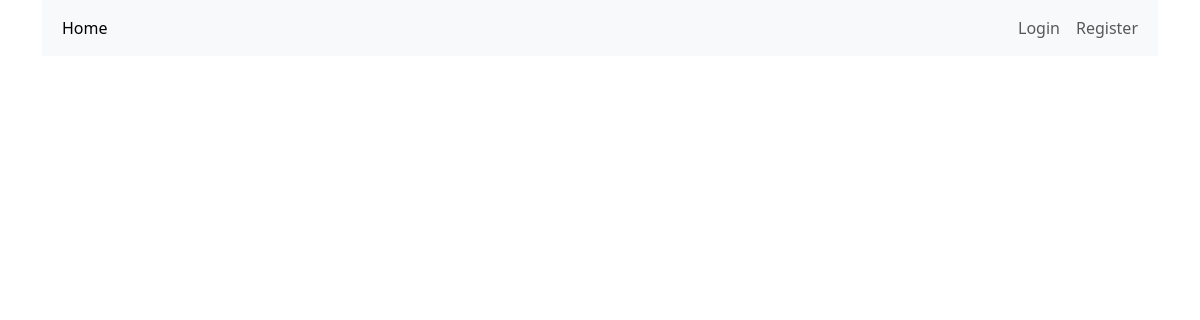
Page /home on the earlier database version.
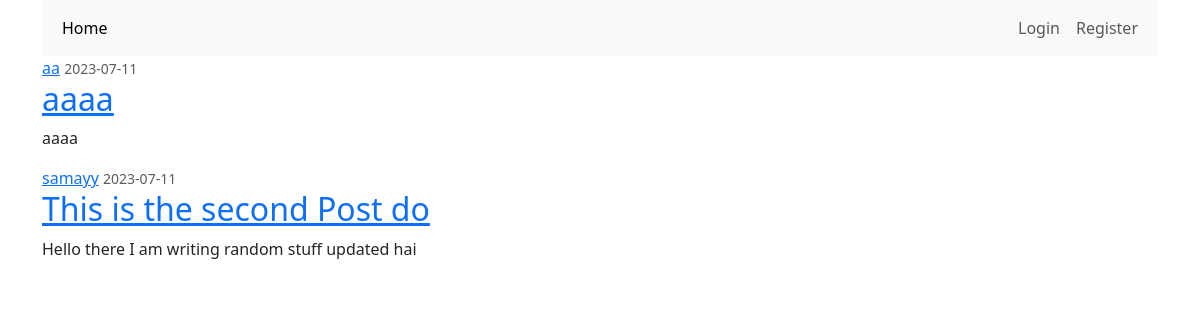
Same page on the later database version.
### flaskblog/models.py (models this page shows, shortened)
class Post(db.Model):
    id = db.Column(db.Integer, primary_key=True)
    title = db.Column(db.String(100), nullable=False)
    date_posted = db.Column(db.DateTime, nullable=False, default=datetime.utcnow)
    content = db.Column(db.Text, nullable=False)
    user_id = db.Column(db.Integer, db.ForeignKey('user.id'), nullable=False)

class User(db.Model, UserMixin):
    id = db.Column(db.Integer, primary_key=True)
    username = db.Column(db.String(20), unique=True, nullable=False)
    email = db.Column(db.String(120), unique=True, nullable=False)
    image_file = db.Column(db.String(20), nullable=False, default='default.jpg')
    password = db.Column(db.String(60), nullable=False)
    posts = db.relationship('Post', backref='author', lazy=True)

### flaskblog/routes.py (the view)
@app.route('/')
@app.route('/home')
def home():
    posts = Post.query.all()
    return render_template('index.html', posts=posts)

### flaskblog/templates/index.html
{% extends "layout.html" %}
{% block content %}
    {% for post in posts %}
        <article class="media content-section">
          <div class="media-body">
            <div class="article-metadata">
              <a class="mr-2" href="#">{{ post.author.username }}</a>
              <small class="text-muted">{{ post.date_posted.strftime('%Y-%m-%d') }}</small>
            </div>
            <h2><a class="article-title" href="{{ url_for('post',post_id=post.id) }}">{{ post.title }}</a></h2>
            <p class="article-content">{{ post.content }}</p>
          </div>
        </article>
    {% endfor %}
{% endblock content %}

### flaskblog/templates/layout.html (shortened to what this page needs)
<!doctype html>
<html lang="en">
  <head>
    <link href="https://cdn.jsdelivr.net/npm/bootstrap@5.3.0/dist/css/bootstrap.min.css" rel="stylesheet">
  </head>
  <body>
    <div class="container">
      <nav class="navbar navbar-expand-lg bg-body-tertiary">
        <div class="container-fluid">
          <div class="collapse navbar-collapse" id="navbarSupportedContent">
            <ul class="navbar-nav me-auto mb-2 mb-lg-0">
              <li class="nav-item">
                <a class="nav-link active" aria-current="page" href="{{ url_for('home') }}">Home</a>
              </li>
            </ul>
            <div class="navbar-nav">
                {% if current_user.is_authenticated %}
                <a class="nav-item nav-link" href="{{ url_for('new_post') }}">New Post</a>
                <a class="nav-item nav-link" href="{{ url_for('account') }}">{{ current_user.username }}</a>
                <a class="nav-item nav-link" href="{{ url_for('logout') }}">logout</a>
                {% else %}
                <a class="nav-item nav-link" href="{{ url_for('login') }}">Login</a>
                <a class="nav-item nav-link" href="{{ url_for('register') }}">Register</a>
                {% endif %}
            </div>
          </div>
        </div>
      </nav>
        {% block content %}{% endblock %}
    </div>
  </body>
</html>

Differences in the rows shown:
added Post: author.username "aa", date_posted "2023-07-11", title "aaaa", content "aaaa"
added Post: author.username "samayy", date_posted "2023-07-11", title "This is the second Post do", content "Hello there I am writing random stuff updated hai"
